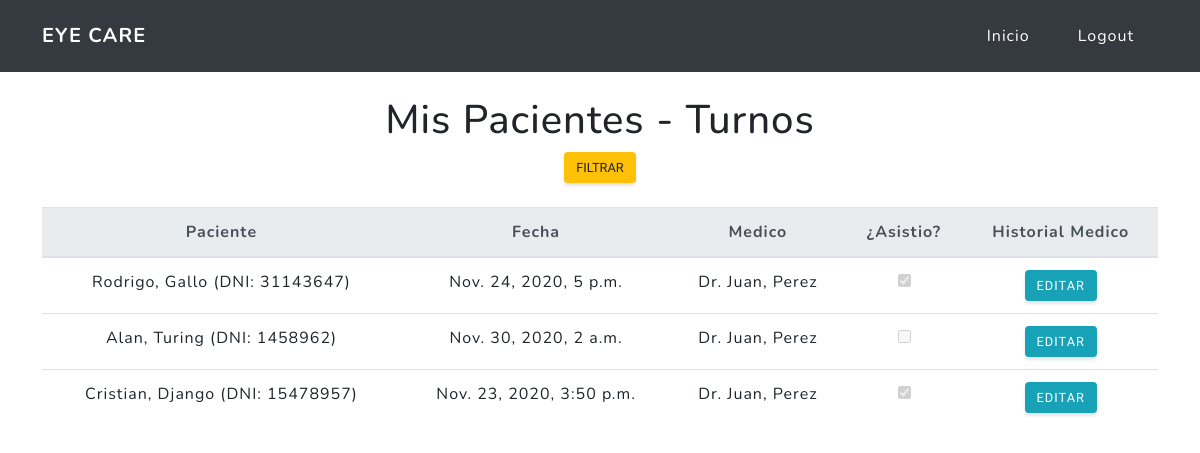
The app's page /medico/mis_pacientes/ (signed in) with its own data.
### appointments/models.py (models this page shows, shortened)
class Appointment(models.Model):
    patient = models.ForeignKey(Patient, on_delete=models.CASCADE,
                                verbose_name="Paciente",
                                related_name="Paciente")
    date = models.DateTimeField(unique=True,
                                verbose_name="Fecha")
    medic = models.ForeignKey(settings.AUTH_USER_MODEL,
                              limit_choices_to=Q(groups__name='Medico'),
                              on_delete=models.CASCADE,
                              verbose_name="Medico")
    was_present = models.BooleanField(default=False,
                                      verbose_name="¿Atendido?")
    class Meta:
        verbose_name = "Turno"
        verbose_name_plural = "Turnos"

### patient/models.py (models this page shows)
class Patient(models.Model):
    document_id = models.IntegerField(primary_key=True,
                                      unique=True,
                                      verbose_name="DNI")
    first_name = models.CharField(max_length=64,
                                  verbose_name="Nombre")
    last_name = models.CharField(max_length=64,
                                 verbose_name="Apellido")
    medical_history = models.TextField(max_length=256,
                                       verbose_name="Historia Medica")
    class Meta:
        verbose_name = "Paciente"
        verbose_name_plural = "Pacientes"
    def __str__(self):
        return f"{self.first_name}, {self.last_name} (DNI: {self.document_id})"

### appointments/views.py (the view)
# urls.py: url(r'^medico/mis_pacientes/$', group_required('Medico')(MyPatientsList.as_view()), name='patients_list'),
class MyPatientsList(ListView):
    model = Appointment
    template_name_suffix = '_my_patients_list'
    def get_queryset(self):
        return Appointment.objects.filter(medic=self.request.user)

### appointments/models.py (called while the page is built)
def get_name(self):
    return f"{self.first_name}, {self.last_name}"

### appointments/templates/appointments/appointment_my_patients_list.html (shortened to what this page needs)
{% extends "index/base.html" %}
{% load static %}
{% block navbar %} {% include "index/logout.html" %}{% endblock %}
{% block custom_imports %}
<link rel="stylesheet" href="//code.jquery.com/ui/1.12.1/themes/base/jquery-ui.css">
{% endblock %}
{% block content %}
<div class="container mt-4 text-center">
    <h1>Mis Pacientes - Turnos</h1>
    <button class="btn btn-warning " data-toggle="modal" data-target=".bd-example-modal-sm">Filtrar</button>
    <table class="table mt-4">
        <tr>
            <thead class="thead-light">
            <tr>
                <th scope="col">Paciente</th>
                <th scope="col">Fecha</th>
                <th scope="col">Medico</th>
                <th scope="col">¿Asistio?</th>
                <th scope="col">Historial Medico</th>
            </tr>
            </thead>
            <tbody>
            {% for appointment in object_list %}
            <tr>
                <td>{{appointment.patient}}</td>
                <td>{{appointment.date}}</td>
                <td>{{appointment.medic}}</td>
                <td><input type="checkbox" name="published" {% if appointment.was_present %}checked{% endif %}
                           disabled="false"/></td>
                <td>
                    <div class="btn-group flex-wrap" role="group">
                        <a href="{% url 'appointments:patient_edit' appointment.patient.document_id %}"
                           class="btn btn-info">Editar</a>
                    </div>
                </td>
            </tr>
            {% endfor %}
            </tbody>
        </tr>
    </table>
</div>
<link href="{% static '/css/report_datepicker.css' %}" rel="stylesheet"/>
{% endblock %}

### records on screen
Appointment: patient "Rodrigo, Gallo (DNI: 31143647)", date "Nov. 24, 2020, 5 p.m.", medic "Dr. Juan, Perez", was_present "☑"
Appointment: patient "Alan, Turing (DNI: 1458962)", date "Nov. 30, 2020, 2 a.m.", medic "Dr. Juan, Perez"
Appointment: patient "Cristian, Django (DNI: 15478957)", date "Nov. 23, 2020, 3:50 p.m.", medic "Dr. Juan, Perez", was_present "☑"
